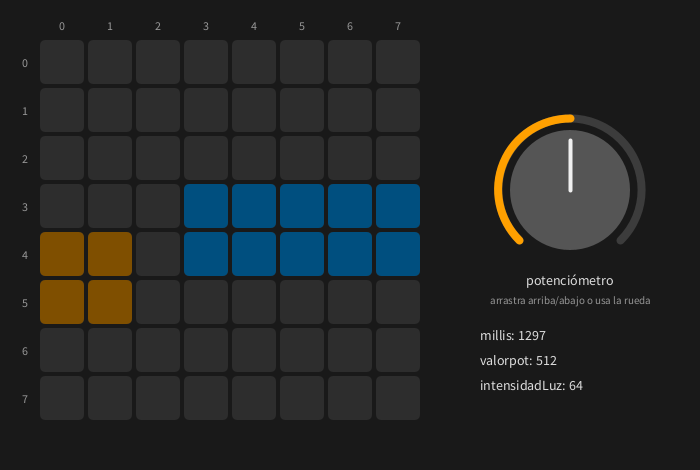
Frame 1 (no input)
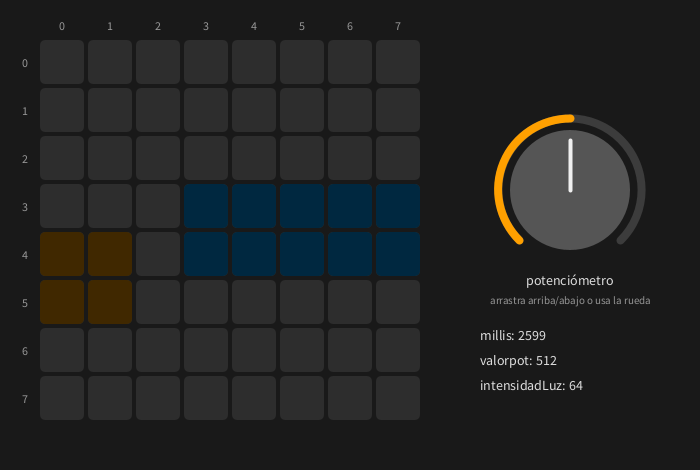
Frame 60 (the mouse pressed at the canvas centre just before this capture)
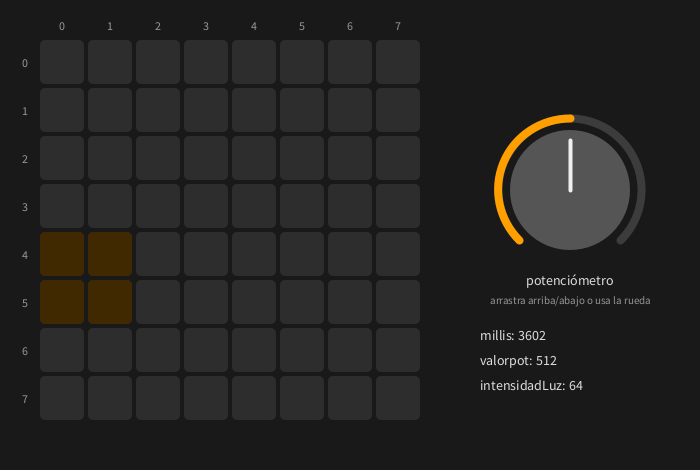
Frame 120 (the mouse held since frame 60 and released just before this capture)

The Processing sketch that drew these frames (run headless with seeded random() and noise(); from frame 60 on, the mouse is pressed at the canvas centre):

// Processing sketch: visor_processing
// ── visor_processing.pde
// Simulación en Processing de la matriz NeoPixel 8x8 con potenciómetro virtual

final int NUMPIXELS = 64;
final boolean SERPENTINA = false;   // true si tu matriz zigzaguea por filas
final int A5 = 5;

int potpin = A5;
int valorpot = 0;
int intensidadLuz = 0;

// potenciómetro virtual (0-1023), se gira arrastrando el mouse
int potVirtual = 512;
boolean girando = false;
final float POT_X = 570, POT_Y = 190, POT_R = 60;

TiraNeoPixel strip = new TiraNeoPixel();

// ---------- imitación de la librería Adafruit_NeoPixel ----------
class TiraNeoPixel {
  color[] buffer  = new color[NUMPIXELS];  // lo que vamos pintando
  color[] visible = new color[NUMPIXELS];  // lo que se ve después de show()
  int brillo = 127;

  void begin() { }
  void clear() { for (int i = 0; i < NUMPIXELS; i++) buffer[i] = color(0); }
  void setPixelColor(int i, color c) { if (i >= 0 && i < NUMPIXELS) buffer[i] = c; }
  void setBrightness(int b) { brillo = b; }
  void show() { arrayCopy(buffer, visible); }
  color Color(int r, int g, int b) { return color(r, g, b); }
}

// en Arduino lee el pin; aquí lee el potenciómetro de la pantalla
int analogRead(int pin) {
  return potVirtual;
}

// ---------- tu código, casi igual que en Arduino ----------
int indice(int fila, int col) {
  if (SERPENTINA && (fila % 2 == 1)) col = 7 - col;
  return fila * 8 + col;
}

void rect(int f0, int c0, int alto, int ancho, color c) {
  for (int f = f0; f < f0 + alto; f++)
    for (int col = c0; col < c0 + ancho; col++)
      strip.setPixelColor(indice(f, col), c);
}

// reemplazo de delay(): mientras espera, sigue leyendo el potenciómetro
void esperar(int ms) {
  int inicio = millis();
  while (millis() - inicio < ms) {
    valorpot = analogRead(potpin);
    // de 0-1023 a 1-127 para que no se apague ni nos deje ciegos
    intensidadLuz = int(map(valorpot, 0, 1023, 1, 127));
    strip.setBrightness(intensidadLuz);
    strip.show();
    delay(10);
  }
}

void loopArduino() {
  while (true) {
    // VACÍO
    strip.clear();
    strip.show();
    esperar(100);

    //fila, columna, medida en y, medida en x
    //esto es una A
    strip.clear();
    rect(4, 0, 2, 2, strip.Color(255, 160, 0));   // punto (ámbar)
    rect(3, 3, 2, 5, strip.Color(0, 160, 255));   // raya (azul)
    strip.show();
    esperar(1000);

    // VACÍO
    strip.clear();
    strip.show();
    esperar(100);

    //esto es una E
    strip.clear();
    rect(4, 0, 2, 2, strip.Color(255, 160, 0));   // punto (ámbar)
    strip.show();
    esperar(1000);
  }
}

// ---------- Processing ----------
void setup() {
  size(700, 470);
  strip.begin();
  strip.setBrightness(127);
  strip.clear();
  thread("loopArduino");   // corre el "loop" de Arduino en paralelo
}

void draw() {
  background(25);
  dibujarMatriz();
  dibujarPotenciometro();

  fill(220);
  textSize(14);
  textAlign(LEFT);
  text("millis: " + millis(), 480, 340);
  text("valorpot: " + valorpot, 480, 365);
  text("intensidadLuz: " + intensidadLuz, 480, 390);
}

void dibujarMatriz() {
  float margen = 40, tam = 44, espacio = 4;
  float k = strip.brillo / 255.0;   // brillo como en el NeoPixel

  textSize(12);
  textAlign(CENTER, CENTER);
  for (int i = 0; i < 8; i++) {
    fill(150);
    text(i, margen + i * (tam + espacio) + tam / 2, margen - 15);   // columnas
    text(i, margen - 15, margen + i * (tam + espacio) + tam / 2);   // filas
  }

  noStroke();
  for (int fila = 0; fila < 8; fila++) {
    for (int col = 0; col < 8; col++) {
      float x = margen + col * (tam + espacio);
      float y = margen + fila * (tam + espacio);
      fill(45);                       // LED apagado
      rect(x, y, tam, tam, 6);

      color c = strip.visible[indice(fila, col)];
      if (c != color(0)) {            // LED encendido
        fill(red(c) * k, green(c) * k, blue(c) * k);
        rect(x, y, tam, tam, 6);
      }
    }
  }
}

void dibujarPotenciometro() {
  float a0 = radians(135), a1 = radians(405);   // giro de 270°
  float ang = map(potVirtual, 0, 1023, a0, a1);

  noFill();
  strokeWeight(8);
  stroke(60);
  arc(POT_X, POT_Y, POT_R * 2 + 24, POT_R * 2 + 24, a0, a1);
  stroke(255, 160, 0);
  arc(POT_X, POT_Y, POT_R * 2 + 24, POT_R * 2 + 24, a0, ang);

  noStroke();
  fill(girando ? 110 : 85);
  circle(POT_X, POT_Y, POT_R * 2);
  stroke(240);
  strokeWeight(4);
  line(POT_X, POT_Y, POT_X + cos(ang) * (POT_R - 10), POT_Y + sin(ang) * (POT_R - 10));

  noStroke();
  fill(220);
  textSize(14);
  textAlign(CENTER, CENTER);
  text("potenciómetro", POT_X, POT_Y + POT_R + 30);
  textSize(11);
  fill(150);
  text("arrastra arriba/abajo o usa la rueda", POT_X, POT_Y + POT_R + 50);
}

// ---------- mouse ----------
void mousePressed() {
  girando = dist(mouseX, mouseY, POT_X, POT_Y) < POT_R + 15;
}

void mouseDragged() {
  if (girando) potVirtual = constrain(potVirtual + (pmouseY - mouseY) * 5, 0, 1023);
}

void mouseReleased() {
  girando = false;
}

void mouseWheel(MouseEvent e) {
  potVirtual = constrain(potVirtual - e.getCount() * 20, 0, 1023);
}
